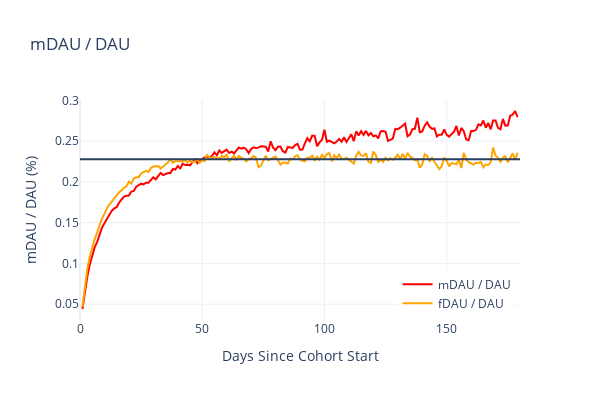

Notebook source saved alongside this figure:
### Code cell
corr = 0.445
cutoff = 0.843
con.execute(engagement_score.format(corr=corr, days = 60))

df = con.execute(model_query.format(cutoff=cutoff)).df()
df = df[(df['cohort_day'] > 0) & (df['cohort_day'] < 180)]

# Show Retention(s)
fig = show_mdau_over_dau(df)
fig.show()

### Figure 1 — Plotly figure (JSON) as saved in the notebook; plotly's stock layout.template omitted (floating-point values rounded to 4 significant figures; data arrays with more than 128 entries replaced by an {"elided": "..."} marker saying what was removed)
{"data": [{"line": {"color": "red", "width": 2}, "marker": {"size": 8, "symbol": "circle"}, "mode": "lines", "name": "mDAU / DAU", "type": "scatter", "x": {"elided": "179 int values"}, "y": {"elided": "179 float values"}}, {"line": {"color": "orange", "width": 2}, "marker": {"size": 8, "symbol": "circle"}, "mode": "lines", "name": "fDAU / DAU", "type": "scatter", "x": {"elided": "179 int values"}, "y": {"elided": "179 float values"}}], "layout": {"height": 400, "legend": {"x": 0.99, "xanchor": "right", "y": 0.01, "yanchor": "bottom"}, "shapes": [{"type": "line", "x0": 0, "x1": 1, "xref": "x domain", "y0": 0.2278, "y1": 0.2278, "yref": "y"}], "title": {"text": "mDAU / DAU"}, "width": 600, "xaxis": {"range": [0, 180], "title": {"text": "Days Since Cohort Start"}}, "yaxis": {"title": {"text": "mDAU / DAU (%)"}}}}
